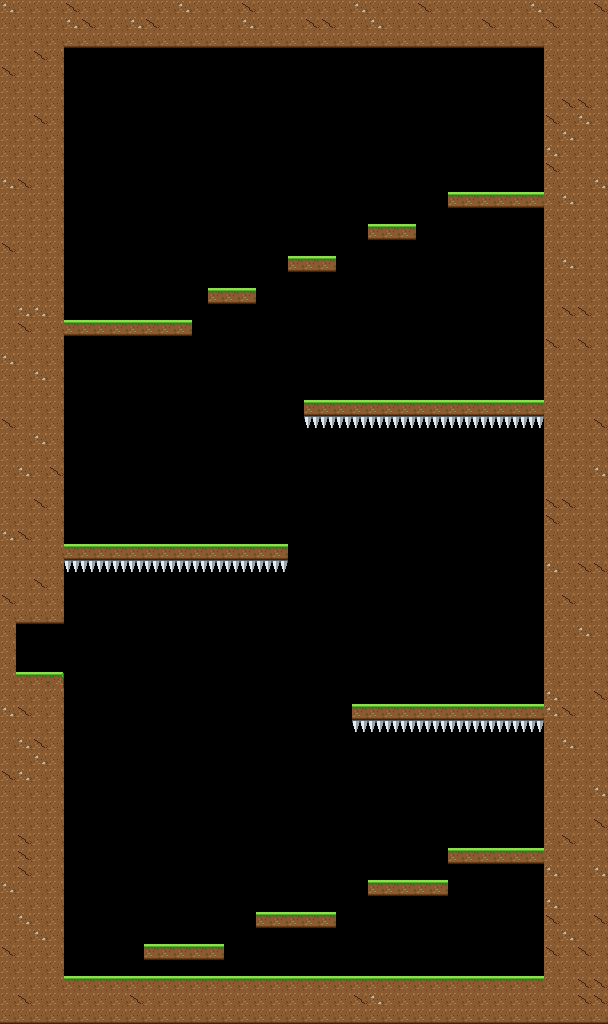

This is a level from a 2D game, rendered from its Tiled map with the project's own tilesets. A one-line summary and the complete map file follow:
An orthogonal 38x64 tile map with 16x16 px tiles, 1 tile layer (ground), 2 tilesets and 23 objects (15x gem, 2x transformer, spawn, exit, egg).

<map version="1.10" orientation="orthogonal" renderorder="right-down" width="38" height="64" tilewidth="16" tileheight="16" infinite="0" nextlayerid="3" nextobjectid="24">
 <properties>
  <property name="title" value="Secret Stalkway" />
  <property name="music" value="forest" />
  <property name="par" type="int" value="60" />
 </properties>
 <tileset firstgid="1" source="../gen/forest.tsx" />
 <tileset firstgid="101" source="../gen/deco.tsx" />
 <layer id="1" name="ground" width="38" height="64">
  <data encoding="csv">
6,5,5,5,8,5,5,5,5,5,5,6,5,5,5,8,5,5,5,5,5,5,6,5,5,5,8,5,5,5,5,5,5,6,5,5,5,8,
5,5,5,5,6,8,5,5,6,8,5,5,5,5,5,6,5,5,5,8,8,5,5,6,5,5,5,5,5,5,8,5,5,5,8,5,5,5,
5,5,5,5,7,7,7,7,7,7,7,7,7,7,7,7,7,7,7,7,7,7,7,7,7,7,7,7,7,7,7,7,7,7,5,5,5,5,
5,5,8,5,0,0,0,0,0,0,0,0,0,0,0,0,0,0,0,0,0,0,0,0,0,0,0,0,0,0,0,0,0,0,5,5,5,5,
8,5,5,5,0,0,0,0,0,0,0,0,0,0,0,0,0,0,0,0,0,0,0,0,0,0,0,0,0,0,0,0,0,0,5,5,5,5,
5,5,5,5,0,0,0,0,0,0,0,0,0,0,0,0,0,0,0,0,0,0,0,0,0,0,0,0,0,0,0,0,0,0,5,5,5,5,
5,5,5,5,0,0,0,0,0,0,0,0,0,0,0,0,0,0,0,0,0,0,0,0,0,0,0,0,0,0,0,0,0,0,5,8,8,5,
5,5,8,5,0,0,0,0,0,0,0,0,0,0,0,0,0,0,0,0,0,0,0,0,0,0,0,0,0,0,0,0,0,0,8,5,6,5,
5,5,5,5,0,0,0,0,0,0,0,0,0,0,0,0,0,0,0,0,0,0,0,0,0,0,0,0,0,0,0,0,0,0,5,6,5,5,
5,5,5,5,0,0,0,0,0,0,0,0,0,0,0,0,0,0,0,0,0,0,0,0,0,0,0,0,0,0,0,0,0,0,6,5,5,5,
5,5,5,5,0,0,0,0,0,0,0,0,0,0,0,0,0,0,0,0,0,0,0,0,0,0,0,0,0,0,0,0,0,0,8,5,5,5,
6,8,5,5,0,0,0,0,0,0,0,0,0,0,0,0,0,0,0,0,0,0,0,0,0,0,0,0,0,0,0,0,0,0,5,5,5,6,
5,5,5,5,0,0,0,0,0,0,0,0,0,0,0,0,0,0,0,0,0,0,0,0,0,0,0,0,4,4,4,4,4,4,5,6,5,5,
5,5,5,5,0,0,0,0,0,0,0,0,0,0,0,0,0,0,0,0,0,0,0,0,0,0,0,0,0,0,0,0,0,0,5,5,5,5,
5,5,5,5,0,0,0,0,0,0,0,0,0,0,0,0,0,0,0,0,0,0,0,4,4,4,0,0,0,0,0,0,0,0,5,5,5,5,
8,5,5,5,0,0,0,0,0,0,0,0,0,0,0,0,0,0,0,0,0,0,0,0,0,0,0,0,0,0,0,0,0,0,5,5,5,5,
5,5,5,5,0,0,0,0,0,0,0,0,0,0,0,0,0,0,4,4,4,0,0,0,0,0,0,0,0,0,0,0,0,0,5,6,5,5,
5,5,5,5,0,0,0,0,0,0,0,0,0,0,0,0,0,0,0,0,0,0,0,0,0,0,0,0,0,0,0,0,0,0,5,5,5,5,
5,5,5,5,0,0,0,0,0,0,0,0,0,4,4,4,0,0,0,0,0,0,0,0,0,0,0,0,0,0,0,0,0,0,5,5,5,5,
5,6,6,5,0,0,0,0,0,0,0,0,0,0,0,0,0,0,0,0,0,0,0,0,0,0,0,0,0,0,0,0,0,0,5,8,8,5,
5,8,5,5,4,4,4,4,4,4,4,4,0,0,0,0,0,0,0,0,0,0,0,0,0,0,0,0,0,0,0,0,0,0,5,5,5,5,
5,5,5,5,0,0,0,0,0,0,0,0,0,0,0,0,0,0,0,0,0,0,0,0,0,0,0,0,0,0,0,0,0,0,8,5,8,5,
6,5,5,5,0,0,0,0,0,0,0,0,0,0,0,0,0,0,0,0,0,0,0,0,0,0,0,0,0,0,0,0,0,0,5,5,5,5,
5,5,6,5,0,0,0,0,0,0,0,0,0,0,0,0,0,0,0,0,0,0,0,0,0,0,0,0,0,0,0,0,0,0,5,5,5,5,
5,5,5,5,0,0,0,0,0,0,0,0,0,0,0,0,0,0,0,0,0,0,0,0,0,0,0,0,0,0,0,0,0,0,5,5,5,5,
5,5,5,5,0,0,0,0,0,0,0,0,0,0,0,0,0,0,0,4,4,4,4,4,4,4,4,4,4,4,4,4,4,4,5,5,5,5,
8,5,5,5,0,0,0,0,0,0,0,0,0,0,0,0,0,0,0,16,16,16,16,16,16,16,16,16,16,16,16,16,16,16,5,5,5,8,
5,5,6,5,0,0,0,0,0,0,0,0,0,0,0,0,0,0,0,0,0,0,0,0,0,0,0,0,0,0,0,0,0,0,5,5,5,5,
5,5,5,5,0,0,0,0,0,0,0,0,0,0,0,0,0,0,0,0,0,0,0,0,0,0,0,0,0,0,0,0,0,0,5,5,5,5,
5,6,5,8,0,0,0,0,0,0,0,0,0,0,0,0,0,0,0,0,0,0,0,0,0,0,0,0,0,0,0,0,0,0,5,5,5,6,
5,5,5,5,0,0,0,0,0,0,0,0,0,0,0,0,0,0,0,0,0,0,0,0,0,0,0,0,0,0,0,0,0,0,5,5,5,5,
5,5,8,5,0,0,0,0,0,0,0,0,0,0,0,0,0,0,0,0,0,0,0,0,0,0,0,0,0,0,0,0,0,0,8,8,5,5,
5,5,5,5,0,0,0,0,0,0,0,0,0,0,0,0,0,0,0,0,0,0,0,0,0,0,0,0,0,0,0,0,0,0,8,5,5,5,
6,8,5,5,0,0,0,0,0,0,0,0,0,0,0,0,0,0,0,0,0,0,0,0,0,0,0,0,0,0,0,0,0,0,5,5,5,5,
5,5,5,5,4,4,4,4,4,4,4,4,4,4,4,4,4,4,0,0,0,0,0,0,0,0,0,0,0,0,0,0,0,0,5,5,5,5,
5,5,5,5,16,16,16,16,16,16,16,16,16,16,16,16,16,16,0,0,0,0,0,0,0,0,0,0,0,0,0,0,0,0,6,5,8,8,
5,5,8,5,0,0,0,0,0,0,0,0,0,0,0,0,0,0,0,0,0,0,0,0,0,0,0,0,0,0,0,0,0,0,5,5,5,5,
8,5,5,5,0,0,0,0,0,0,0,0,0,0,0,0,0,0,0,0,0,0,0,0,0,0,0,0,0,0,0,0,0,0,5,8,5,5,
5,7,7,7,0,0,0,0,0,0,0,0,0,0,0,0,0,0,0,0,0,0,0,0,0,0,0,0,0,0,0,0,0,0,5,5,5,5,
5,0,0,0,0,0,0,0,0,0,0,0,0,0,0,0,0,0,0,0,0,0,0,0,0,0,0,0,0,0,0,0,0,0,5,5,6,5,
5,0,0,0,0,0,0,0,0,0,0,0,0,0,0,0,0,0,0,0,0,0,0,0,0,0,0,0,0,0,0,0,0,0,5,5,5,5,
5,0,0,0,0,0,0,0,0,0,0,0,0,0,0,0,0,0,0,0,0,0,0,0,0,0,0,0,0,0,0,0,0,0,5,5,5,5,
5,1,1,3,0,0,0,0,0,0,0,0,0,0,0,0,0,0,0,0,0,0,0,0,0,0,0,0,0,0,0,0,0,0,5,5,5,5,
5,5,5,5,0,0,0,0,0,0,0,0,0,0,0,0,0,0,0,0,0,0,0,0,0,0,0,0,0,0,0,0,0,0,6,5,5,8,
6,8,5,5,0,0,0,0,0,0,0,0,0,0,0,0,0,0,0,0,0,0,4,4,4,4,4,4,4,4,4,4,4,4,6,8,5,5,
5,5,5,5,0,0,0,0,0,0,0,0,0,0,0,0,0,0,0,0,0,0,16,16,16,16,16,16,16,16,16,16,16,16,5,5,5,5,
5,6,8,5,0,0,0,0,0,0,0,0,0,0,0,0,0,0,0,0,0,0,0,0,0,0,0,0,0,0,0,0,0,0,5,6,5,5,
5,5,6,5,0,0,0,0,0,0,0,0,0,0,0,0,0,0,0,0,0,0,0,0,0,0,0,0,0,0,0,0,0,0,5,5,5,5,
8,6,5,5,0,0,0,0,0,0,0,0,0,0,0,0,0,0,0,0,0,0,0,0,0,0,0,0,0,0,0,0,0,0,5,5,5,5,
5,5,5,5,0,0,0,0,0,0,0,0,0,0,0,0,0,0,0,0,0,0,0,0,0,0,0,0,0,0,0,0,0,0,5,5,5,6,
5,5,5,5,0,0,0,0,0,0,0,0,0,0,0,0,0,0,0,0,0,0,0,0,0,0,0,0,0,0,0,0,0,0,5,5,5,5,
5,5,5,5,0,0,0,0,0,0,0,0,0,0,0,0,0,0,0,0,0,0,0,0,0,0,0,0,0,0,0,0,0,0,5,5,5,8,
5,8,5,5,0,0,0,0,0,0,0,0,0,0,0,0,0,0,0,0,0,0,0,0,0,0,0,0,0,0,0,0,0,0,5,8,5,5,
5,8,5,5,0,0,0,0,0,0,0,0,0,0,0,0,0,0,0,0,0,0,0,0,0,0,0,0,4,4,4,4,4,4,5,5,5,5,
5,8,5,5,0,0,0,0,0,0,0,0,0,0,0,0,0,0,0,0,0,0,0,0,0,0,0,0,0,0,0,0,0,0,6,5,5,6,
6,5,5,5,0,0,0,0,0,0,0,0,0,0,0,0,0,0,0,0,0,0,0,4,4,4,4,4,0,0,0,0,0,0,5,5,5,5,
5,5,5,5,0,0,0,0,0,0,0,0,0,0,0,0,0,0,0,0,0,0,0,0,0,0,0,0,0,0,0,0,0,0,6,5,5,5,
5,6,5,5,0,0,0,0,0,0,0,0,0,0,0,0,4,4,4,4,4,0,0,0,0,0,0,0,0,0,0,0,0,0,8,5,5,8,
5,5,6,5,0,0,0,0,0,0,0,0,0,0,0,0,0,0,0,0,0,0,0,0,0,0,0,0,0,0,0,0,0,0,5,6,5,5,
8,5,5,5,0,0,0,0,0,4,4,4,4,4,0,0,0,0,0,0,0,0,0,0,0,0,0,0,0,0,0,0,0,0,8,5,8,5,
5,5,5,5,0,0,0,0,0,0,0,0,0,0,0,0,0,0,0,0,0,0,0,0,0,0,0,0,0,0,0,0,0,0,5,5,5,5,
5,5,5,5,1,1,1,1,1,1,1,1,1,1,1,1,1,1,1,1,1,1,1,1,1,1,1,1,1,1,1,1,1,1,5,5,8,8,
5,8,5,5,5,5,5,5,8,5,5,5,5,5,5,5,5,5,5,5,5,5,8,6,5,5,5,5,5,5,5,5,5,5,5,5,8,8,
7,7,7,7,7,7,7,7,7,7,7,7,7,7,7,7,7,7,7,7,7,7,7,7,7,7,7,7,7,7,7,7,7,7,7,7,7,7
</data>
 </layer>
 <objectgroup id="2" name="objects">
  <object id="1" name="spawn" type="spawn" x="104" y="976">
   <point />
  </object>
  <object id="2" name="exit" type="exit" x="488" y="160" width="32" height="32" />
  <object id="3" name="gem" type="gem" x="224" y="192" width="16" height="16" />
  <object id="4" name="gem" type="gem" x="384" y="192" width="16" height="16" />
  <object id="5" name="gem" type="gem" x="128" y="224" width="16" height="16" />
  <object id="6" name="gem" type="gem" x="304" y="224" width="16" height="16" />
  <object id="7" name="gem" type="gem" x="224" y="256" width="16" height="16" />
  <object id="8" name="gem" type="gem" x="144" y="272" width="16" height="16" />
  <object id="9" name="transformer" type="transformer" x="72" y="288" width="32" height="32">
   <properties>
    <property name="form" value="normal" />
   </properties>
  </object>
  <object id="10" name="gem" type="gem" x="416" y="432" width="16" height="16" />
  <object id="11" name="gem" type="gem" x="416" y="512" width="16" height="16" />
  <object id="12" name="gem" type="gem" x="192" y="608" width="16" height="16" />
  <object id="13" name="egg" type="egg" x="32" y="656" width="16" height="16" />
  <object id="14" name="gem" type="gem" x="128" y="672" width="16" height="16" />
  <object id="15" name="gem" type="gem" x="128" y="752" width="16" height="16" />
  <object id="16" name="transformer" type="transformer" x="488" y="816" width="32" height="32">
   <properties>
    <property name="form" value="balloon" />
   </properties>
  </object>
  <object id="17" name="gem" type="gem" x="400" y="848" width="16" height="16" />
  <object id="18" name="gem" type="gem" x="288" y="880" width="16" height="16" />
  <object id="19" name="gem" type="gem" x="176" y="912" width="16" height="16" />
  <object id="20" name="gem" type="gem" x="128" y="944" width="16" height="16" />
  <object id="21" gid="104" x="160" y="320" width="16" height="16" />
  <object id="22" gid="103" x="304" y="256" width="16" height="16" />
  <object id="23" gid="103" x="464" y="192" width="16" height="16" />
 </objectgroup>
</map>
